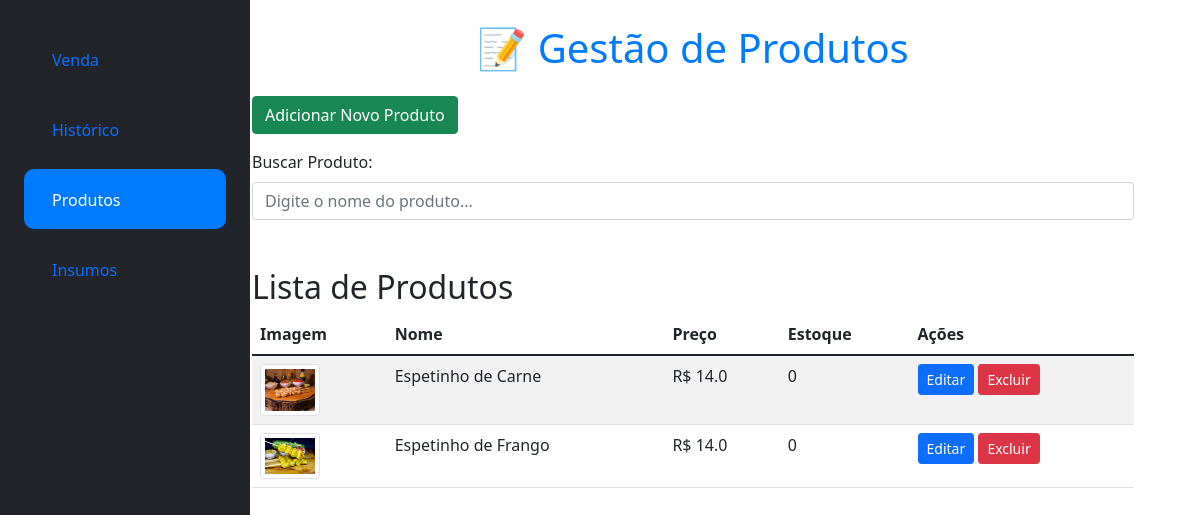
The app's page /produtos, older data.
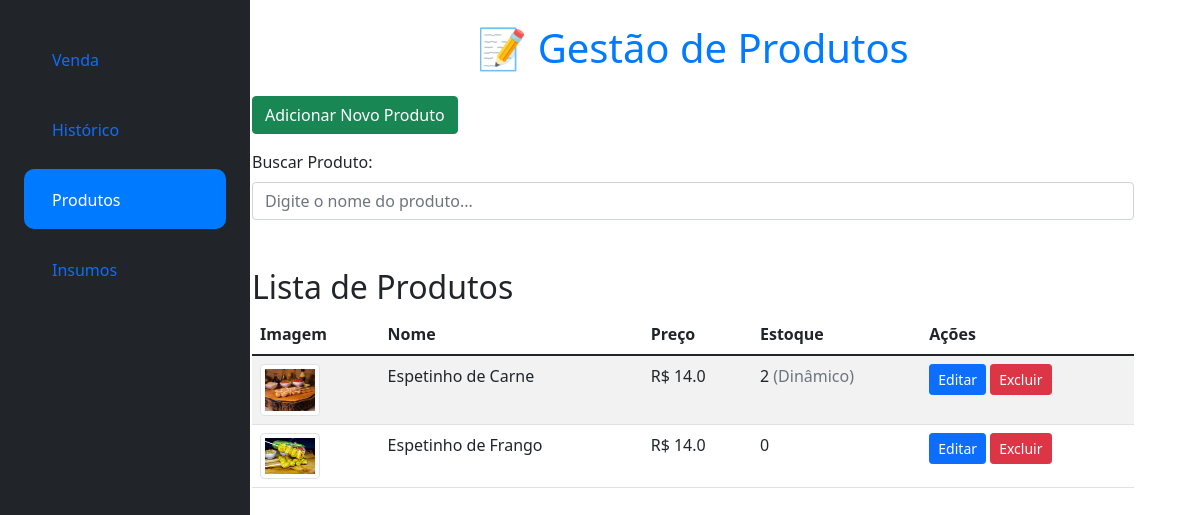
The same page, newer data.
### app.py (models this page shows)
class Produto(db.Model):
    id = db.Column(db.Integer, primary_key=True)
    nome = db.Column(db.String(100), nullable=False)
    preco = db.Column(db.Float, nullable=False)
    imagem = db.Column(db.String(255))
    itens_venda = db.relationship('ItemVenda', back_populates='produto')
    @property
    def estoque_dinamico(self):
        if not self.insumos_associados:
            return 0  # Retorna 0 se não houver insumos associados
        estoque_possivel = float('inf')  # Começa com um valor muito alto
        for produto_insumo in self.insumos_associados:
            insumo = produto_insumo.insumo
            if insumo.quantidade > 0:
                estoque_com_insumo = insumo.quantidade // produto_insumo.quantidade_necessaria
                estoque_possivel = min(estoque_possivel, estoque_com_insumo)
            else:
                return 0  # Se algum insumo estiver zerado, o estoque é 0
        return int(estoque_possivel)

class Insumo(db.Model):
    id = db.Column(db.Integer, primary_key=True)
    nome = db.Column(db.String(100), nullable=False)
    unidade = db.Column(db.String(20), nullable=False)
    quantidade = db.Column(db.Float, nullable=False)
    custo = db.Column(db.Float, nullable=False)

class ProdutoInsumo(db.Model):
    id = db.Column(db.Integer, primary_key=True)
    produto_id = db.Column(db.Integer, db.ForeignKey('produto.id'), nullable=False)
    insumo_id = db.Column(db.Integer, db.ForeignKey('insumo.id'), nullable=False)
    quantidade_necessaria = db.Column(db.Float, nullable=False)
    produto = db.relationship('Produto', backref=db.backref('insumos_associados', cascade='all, delete-orphan'))
    insumo = db.relationship('Insumo', backref=db.backref('produtos_usando', cascade='all, delete-orphan'))

### app.py (the view, shortened to what this page needs)
@app.route('/produtos', methods=['GET', 'POST'])
def produtos():
    produtos = Produto.query.all()
    insumos = Insumo.query.all()
    return render_template('produtos.html', produtos=produtos, insumos=insumos)

### templates/produtos.html (shortened to what this page needs)
{% extends 'base.html' %}
{% block content %}
<div class="container-fluid">
    <div class="row">
        <nav class="col-md-3 col-lg-2 d-md-block bg-dark text-white sidebar p-4">
            <div class="position-sticky">
                <ul class="nav flex-column">
                    <li class="nav-item">
                        <a class="nav-link {% if request.endpoint == 'venda' %} active {% endif %}" href="{{ url_for('venda') }}">
                             <span class="ms-2">Venda</span>
                        </a>
                    </li>
                    <li class="nav-item">
                        <a class="nav-link {% if request.endpoint == 'historico' %} active {% endif %}" href="{{ url_for('historico') }}">
                             <span class="ms-2">Histórico</span>
                        </a>
                    </li>
                    <li class="nav-item">
                        <a class="nav-link {% if request.endpoint == 'produtos' %} active {% endif %}" href="{{ url_for('produtos') }}">
                             <span class="ms-2">Produtos</span>
                        </a>
                    </li>
                    <li class="nav-item">
                        <a class="nav-link {% if request.endpoint == 'insumos' %} active {% endif %}" href="{{ url_for('insumos') }}">
                             <span class="ms-2">Insumos</span>
                        </a>
                    </li>
                </ul>
            </div>
        </nav>
        <main class="col-md-9 ms-sm-auto col-lg-10 px-4 main-content">
            <h1 class="mb-4 text-center text-primary">📝 Gestão de Produtos</h1>
            <button id="btnAdicionarProduto" class="btn btn-success mb-3" data-bs-toggle="modal" data-bs-target="#modalProduto">
                Adicionar Novo Produto
            </button>
            <div class="mb-3">
                <label for="search" class="form-label">Buscar Produto:</label>
                <input type="text" id="search" class="form-control" onkeyup="buscarProduto()" placeholder="Digite o nome do produto...">
            </div>
            <h2 class="mt-5">Lista de Produtos</h2>
            <table class="table table-striped" id="tabelaProdutos">
                <thead>
                    <tr>
                        <th>Imagem</th>
                        <th>Nome</th>
                        <th>Preço</th>
                        <th>Estoque</th>
                        <th>Ações</th>
                    </tr>
                </thead>
                <tbody>
                    {% for produto in produtos %}
                    <tr>
                        <td>
                            {% if produto.imagem %}
                                <img src="{{ url_for('static', filename='uploads/' ~ produto.imagem) }}" alt="Imagem do Produto" width="60" class="img-thumbnail">
                            {% else %}
                                <span class="text-muted">Sem imagem</span>
                            {% endif %}
                        </td>
                        <td>{{ produto.nome }}</td>
                        <td>R$ {{ produto.preco|round(2) }}</td>
                        <td>
                            {{ produto.estoque_dinamico }}
                            {% if produto.insumos_associados %}
                                <span class="text-muted">(Dinâmico)</span>
                            {% endif %}
                        </td>
                        <td>
                            <a href="{{ url_for('editar_produto', id=produto.id) }}" class="btn btn-primary btn-sm">Editar</a>
                            <form action="{{ url_for('deletar_produto', id=produto.id) }}" method="POST" style="display:inline;">
                                <button type="submit" class="btn btn-danger btn-sm" onclick="return confirm('Tem certeza que deseja excluir?')">Excluir</button>
                            </form>
                        </td>
                    </tr>
                    {% endfor %}
                </tbody>
            </table>
{% endblock %}

Row changes from the older to the newer data that the page shows:
changed Produto "Espetinho de Carne": estoque_dinamico "0" → "2"; now shows "(Dinâmico)"
